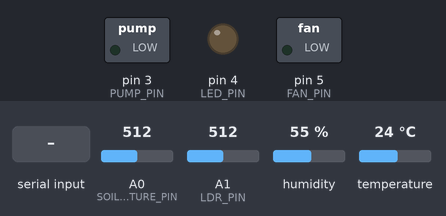
Simulated run of this sketch. Board: Arduino Uno, built with avr-gcc and run on an emulated ATmega328P. On the bench: switched loads named in the sketch (green lamp = pin HIGH), output pins drawn as LEDs (lit = HIGH). The test bench sets the inputs (shaded band); at power-on: A0 (SOIL_MOISTURE_PIN) = 512, A1 (LDR_PIN) = 512, humidity 55 %, temperature 24 °C. What the sketch prints to the serial monitor is not drawn.

Above: at 1.2 s.
1.3 s: "PUMP_ON\n" received over Serial
At 2.6 s:
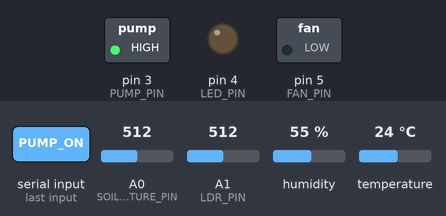
3.6 s: "LED_ON\n" received over Serial
At 4.9 s:
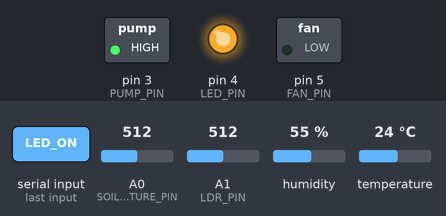
5.7 s: "PUMP_OFF\n" received over Serial
At 7.3 s:
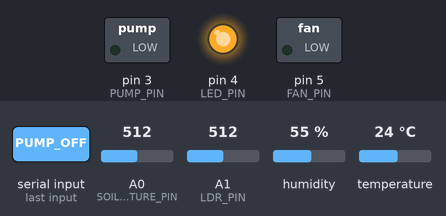
7.8 s: "FAN_ON\n" received over Serial
At 9.6 s:
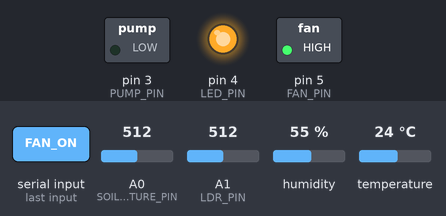
9.9 s: "LED_OFF\n" received over Serial
At 10.9 s:
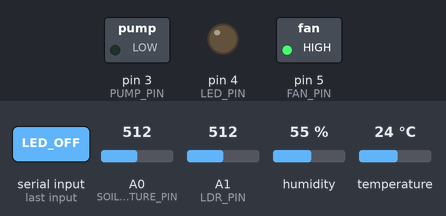
12.0 s: "PUMP_ON\n" received over Serial
At 13.3 s:
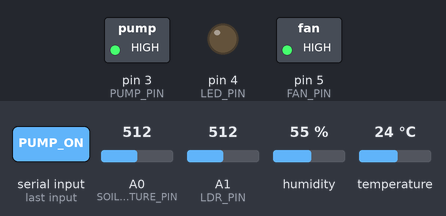
Timing chart, 0 to 15.0 s (numbered marks = the images above; inputs shaded):
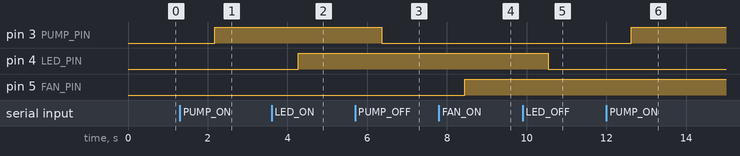

Measured:
- after the input at 1.3 s, pin 3 (PUMP_PIN): LOW → HIGH after 0.88 s
- after the input at 3.6 s, pin 4 (LED_PIN): LOW → HIGH after 0.67 s
- after the input at 5.7 s, pin 3 (PUMP_PIN): HIGH → LOW after 0.66 s
- after the input at 7.8 s, pin 5 (FAN_PIN): LOW → HIGH after 0.65 s
- after the input at 9.9 s, pin 4 (LED_PIN): HIGH → LOW after 0.64 s
- after the input at 12.0 s, pin 3 (PUMP_PIN): LOW → HIGH after 0.63 s

The sketch:

smart_garden.ino
```cpp
#include <DHT.h>

// 핀 설정
#define DHTPIN 2          // DHT11 센서 핀
#define SOIL_MOISTURE_PIN A0  // 토양습도 센서 핀
#define LDR_PIN A1        // 조도센서 핀
#define PUMP_PIN 3        // 워터펌프 제어 핀
#define LED_PIN 4         // LED 제어 핀
#define FAN_PIN 5         // 팬 제어 핀

// DHT 센서 설정
#define DHTTYPE DHT11
DHT dht(DHTPIN, DHTTYPE);

// 전역 변수
float temperature;
float humidity;
int soilMoisture;
int lightLevel;
bool pumpStatus = false;
bool ledStatus = false;
bool fanStatus = false;

void setup() {
  Serial.begin(9600);
  dht.begin();

  // 출력 핀 설정
  pinMode(PUMP_PIN, OUTPUT);
  pinMode(LED_PIN, OUTPUT);
  pinMode(FAN_PIN, OUTPUT);

  // 초기 상태 설정
  digitalWrite(PUMP_PIN, LOW);
  digitalWrite(LED_PIN, LOW);
  digitalWrite(FAN_PIN, LOW);
}

void loop() {
  // 센서 데이터 읽기
  readSensors();

  // 데이터 전송
  sendData();

  // 시리얼 명령 체크
  checkCommands();

  delay(2000);  // 2초 대기
}

void readSensors() {
  // DHT11 센서 읽기
  temperature = dht.readTemperature();
  humidity = dht.readHumidity();

  // 토양습도 센서 읽기 (0-1023를 0-100%로 변환)
  soilMoisture = map(analogRead(SOIL_MOISTURE_PIN), 0, 1023, 100, 0);

  // 조도센서 읽기 (0-1023를 0-100%로 변환)
  lightLevel = map(analogRead(LDR_PIN), 0, 1023, 0, 100);
}

void sendData() {
  // JSON 형식으로 데이터 전송
  Serial.print("{");
  Serial.print("\"temperature\":");
  Serial.print(temperature);
  Serial.print(",\"humidity\":");
  Serial.print(humidity);
  Serial.print(",\"soilMoisture\":");
  Serial.print(soilMoisture);
  Serial.print(",\"lightLevel\":");
  Serial.print(lightLevel);
  Serial.print(",\"pumpStatus\":");
  Serial.print(pumpStatus ? "true" : "false");
  Serial.print(",\"ledStatus\":");
  Serial.print(ledStatus ? "true" : "false");
  Serial.print(",\"fanStatus\":");
  Serial.print(fanStatus ? "true" : "false");
  Serial.println("}");
}

void checkCommands() {
  if (Serial.available() > 0) {
    String command = Serial.readStringUntil('\n');

    // 명령어 처리
    if (command == "PUMP_ON") {
      digitalWrite(PUMP_PIN, HIGH);
      pumpStatus = true;
    }
    else if (command == "PUMP_OFF") {
      digitalWrite(PUMP_PIN, LOW);
      pumpStatus = false;
    }
    else if (command == "LED_ON") {
      digitalWrite(LED_PIN, HIGH);
      ledStatus = true;
    }
    else if (command == "LED_OFF") {
      digitalWrite(LED_PIN, LOW);
      ledStatus = false;
    }
    else if (command == "FAN_ON") {
      digitalWrite(FAN_PIN, HIGH);
      fanStatus = true;
    }
    else if (command == "FAN_OFF") {
      digitalWrite(FAN_PIN, LOW);
      fanStatus = false;
    }
  }
}
```
